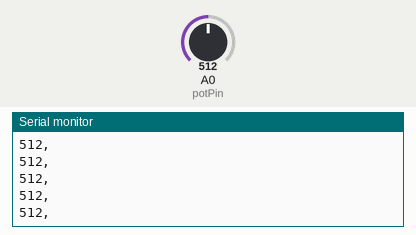
This sketch was run on a simulated Arduino Uno, built with avr-gcc and run on an emulated ATmega328P. On the bench: the last lines printed to the serial monitor. The test bench sets the inputs (shaded band); at power-on: A0 (potPin) = 512.

Above: at 1.2 s.
1.3 s: A0 (potPin) set to 716
At 1.31 s:
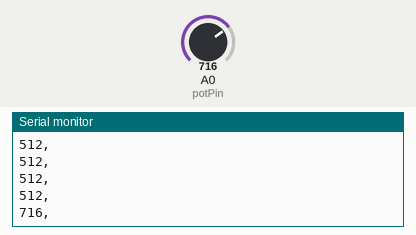
2.8 s: A0 (potPin) set to 900
At 2.81 s:
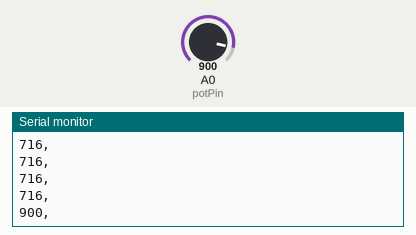
Timing chart, 0 to 5.8 s (numbered marks = the images above; inputs shaded):
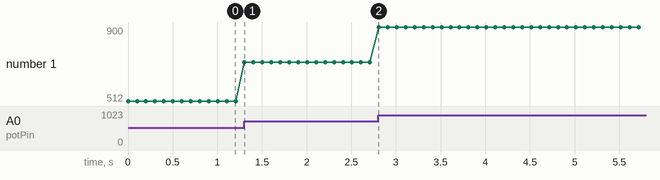

The sketch:

Serial_streams.ino
```cpp
/*

Sage Ridge Robotics
Example 05

Streaming analog input values over a serial link. This Arduino sketch
pairs with the Matehmatica notebook, "Serial streams — Exporting data from
an Arduino", and SRS Robotics Processing Exercises 1 through 5.

*/

// Here we set the value of the variable potPin to an interger value, 0
int potPin = 0;

// In setup() we open the serial output for streaming
// at a rate of 9600 characters per second
// We open the serial port for streaming by instantiating a serial object
// of the serial class.
void setup()
{
  Serial.begin(9600);
}

// In the main loop we read the analog value of potPin every 100 milliseconds
// and stream the value out over the serial connection. The on-board DAC
// (digital to analog converter) will convert the voltage signal variance, 0
// to 5 volts, to a digital number between 0 and 1023.
void loop()
{
  int reading  = analogRead(potPin);
  Serial.print(reading);
  Serial.println(",\0");                     // Add an line terminator to make the Processing sketch more happy.
  delay(100);
}
```

Measured:
- after the input at 1.3 s, the serial monitor: prints a new line at once (image 1)
- after the input at 2.8 s, the serial monitor: prints a new line at once (image 2)
- plotted number 1: 512 → 716 after the input at 1.3 s, 716 → 900 after the input at 2.8 s
